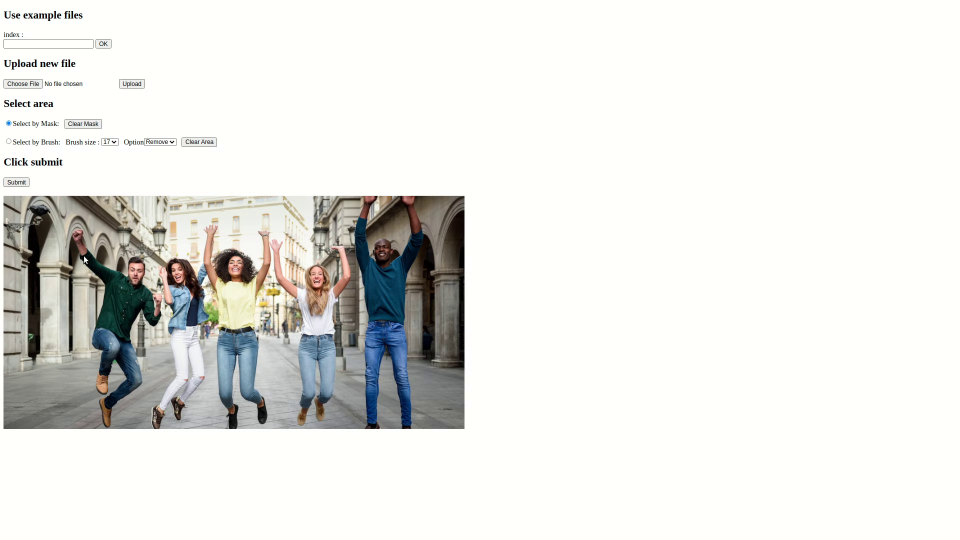
#> input picture figures/video/frames/0001.png, 1920 x 1080 px (shown at 1/2 size); its folder holds 4 pictures in this run
$ python make_gif.py
#> lines starting #> are read from the running program, lines starting #| are printed output that depends on the picture
import imageio
from PIL import Image
import numpy as np
import glob
import natsort

input_fname = '/home/haitian/CM-GAN-Inpainting/figures/video/frames/*.png'
output_fname = '/home/haitian/CM-GAN-Inpainting/figures/video/output.gif'
frames = []
filenames = glob.glob(input_fname)
filenames = natsort.natsorted(filenames)

images = []
for filename in filenames[0:]:
    image = Image.open(filename)
#> image is the input picture: PIL image 1920x1080 RGB; mean R, G, B 230.2, 230.3, 227.1
    image = np.array(image)
    image = image[180:870,0:960,:]
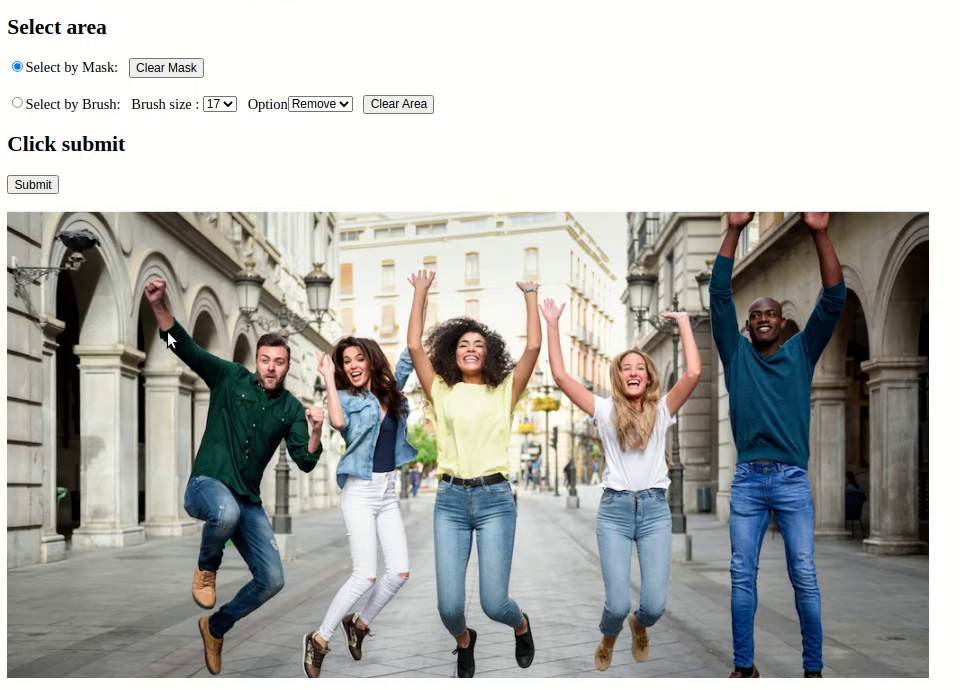
#> image: shape (690, 960, 3); mean R, G, B 178.4, 178.7, 175.1
    images.append(image)
#> pass 2 of the loop `for filename in filenames[0:]:`:
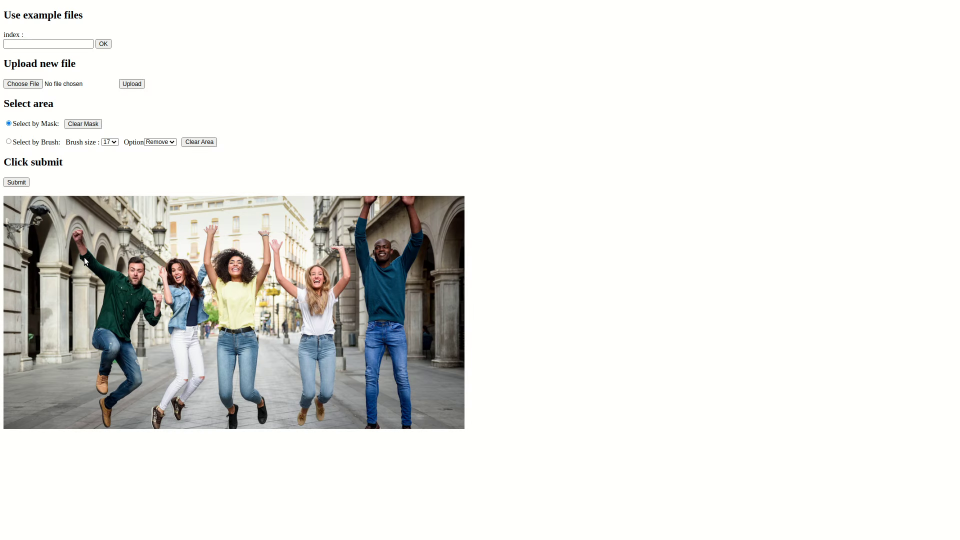
#> input picture figures/video/frames/0002.png, 1920 x 1080 px (shown at 1/2 size)
#> image is the input picture: PIL image 1920x1080 RGB; mean R, G, B 230.2, 230.3, 227.1
#> `image = image[180:870,0:960,:]`:
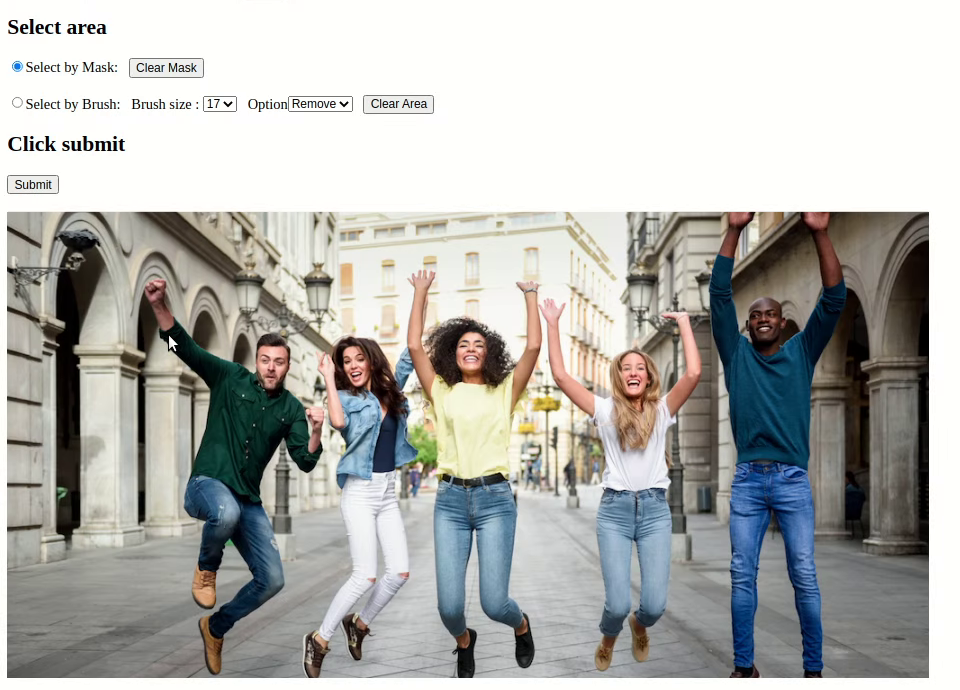
#> image: shape (690, 960, 3); mean R, G, B 178.4, 178.7, 175.1
#> pass 3 of the loop `for filename in filenames[0:]:`:
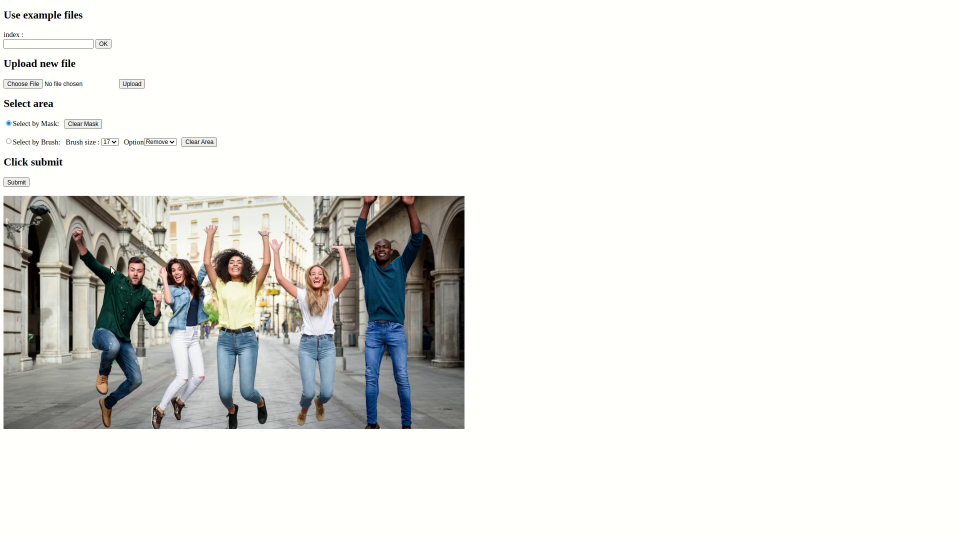
#> input picture figures/video/frames/0003.png, 1920 x 1080 px (shown at 1/2 size)
#> image is the input picture: PIL image 1920x1080 RGB; mean R, G, B 230.2, 230.3, 227.1
#> `image = image[180:870,0:960,:]`:
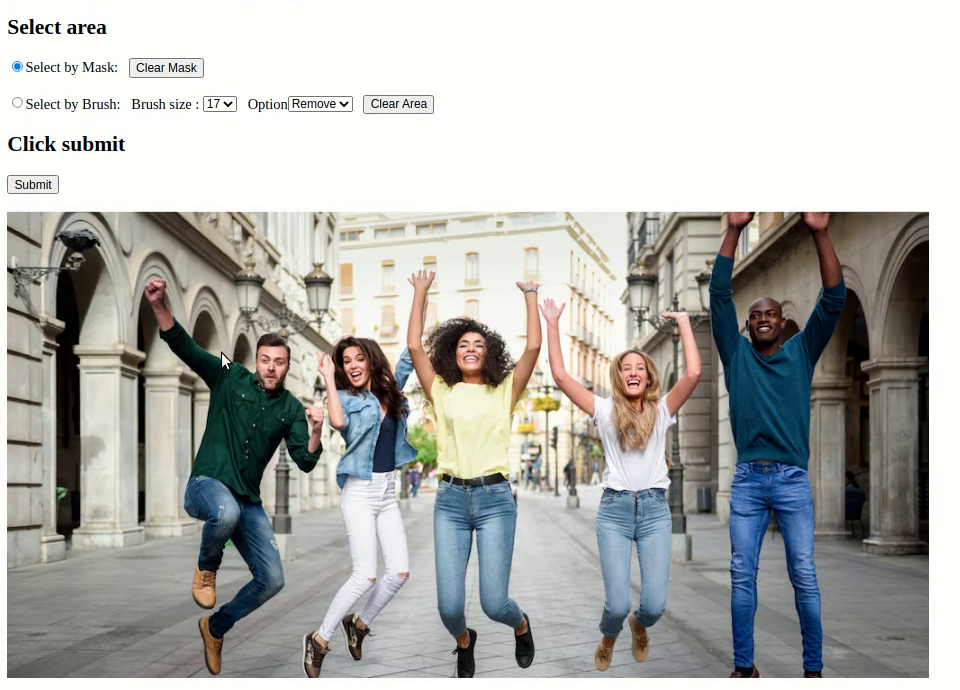
#> image: shape (690, 960, 3); mean R, G, B 178.4, 178.7, 175.1
#> the loop made 4 passes; the first 3 are shown
imageio.mimsave(output_fname, images)

#> (the run stopped early here; a loop or call above may not have finished)
